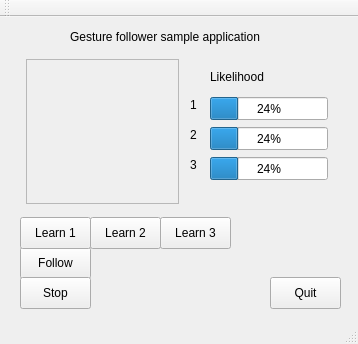
<?xml version="1.0" encoding="UTF-8"?>
<ui version="4.0">
 <class>MainWindow</class>
 <widget class="QMainWindow" name="MainWindow">
  <property name="geometry">
   <rect>
    <x>0</x>
    <y>0</y>
    <width>358</width>
    <height>344</height>
   </rect>
  </property>
  <property name="windowTitle">
   <string>MainWindow</string>
  </property>
  <widget class="QWidget" name="centralWidget">
   <widget class="QPushButton" name="learn2Button">
    <property name="geometry">
     <rect>
      <x>90</x>
      <y>200</y>
      <width>71</width>
      <height>32</height>
     </rect>
    </property>
    <property name="text">
     <string>Learn 2</string>
    </property>
   </widget>
   <widget class="QLabel" name="label_2">
    <property name="geometry">
     <rect>
      <x>190</x>
      <y>80</y>
      <width>16</width>
      <height>16</height>
     </rect>
    </property>
    <property name="text">
     <string>1</string>
    </property>
   </widget>
   <widget class="QPushButton" name="followButton">
    <property name="geometry">
     <rect>
      <x>20</x>
      <y>230</y>
      <width>71</width>
      <height>32</height>
     </rect>
    </property>
    <property name="text">
     <string>Follow</string>
    </property>
   </widget>
   <widget class="QLabel" name="label_4">
    <property name="geometry">
     <rect>
      <x>190</x>
      <y>140</y>
      <width>16</width>
      <height>16</height>
     </rect>
    </property>
    <property name="text">
     <string>3</string>
    </property>
   </widget>
   <widget class="QProgressBar" name="bar3">
    <property name="geometry">
     <rect>
      <x>210</x>
      <y>140</y>
      <width>118</width>
      <height>23</height>
     </rect>
    </property>
    <property name="value">
     <number>24</number>
    </property>
   </widget>
   <widget class="QPushButton" name="learn1Button">
    <property name="geometry">
     <rect>
      <x>20</x>
      <y>200</y>
      <width>71</width>
      <height>32</height>
     </rect>
    </property>
    <property name="text">
     <string>Learn 1</string>
    </property>
   </widget>
   <widget class="QLabel" name="label">
    <property name="geometry">
     <rect>
      <x>70</x>
      <y>10</y>
      <width>231</width>
      <height>20</height>
     </rect>
    </property>
    <property name="text">
     <string>Gesture follower sample application</string>
    </property>
   </widget>
   <widget class="QLabel" name="label_3">
    <property name="geometry">
     <rect>
      <x>190</x>
      <y>110</y>
      <width>16</width>
      <height>16</height>
     </rect>
    </property>
    <property name="text">
     <string>2</string>
    </property>
   </widget>
   <widget class="QProgressBar" name="bar1">
    <property name="geometry">
     <rect>
      <x>210</x>
      <y>80</y>
      <width>118</width>
      <height>23</height>
     </rect>
    </property>
    <property name="value">
     <number>24</number>
    </property>
   </widget>
   <widget class="QProgressBar" name="bar2">
    <property name="geometry">
     <rect>
      <x>210</x>
      <y>110</y>
      <width>118</width>
      <height>23</height>
     </rect>
    </property>
    <property name="value">
     <number>24</number>
    </property>
   </widget>
   <widget class="QPushButton" name="stopButton">
    <property name="geometry">
     <rect>
      <x>20</x>
      <y>260</y>
      <width>71</width>
      <height>32</height>
     </rect>
    </property>
    <property name="text">
     <string>Stop</string>
    </property>
   </widget>
   <widget class="QPushButton" name="learn3Button">
    <property name="geometry">
     <rect>
      <x>160</x>
      <y>200</y>
      <width>71</width>
      <height>32</height>
     </rect>
    </property>
    <property name="text">
     <string>Learn 3</string>
    </property>
    <property name="checkable">
     <bool>false</bool>
    </property>
   </widget>
   <widget class="QPushButton" name="quitButton">
    <property name="geometry">
     <rect>
      <x>270</x>
      <y>260</y>
      <width>71</width>
      <height>32</height>
     </rect>
    </property>
    <property name="text">
     <string>Quit</string>
    </property>
   </widget>
   <widget class="GDrawArea" name="frame">
    <property name="geometry">
     <rect>
      <x>26</x>
      <y>42</y>
      <width>153</width>
      <height>145</height>
     </rect>
    </property>
    <property name="frameShape">
     <enum>QFrame::StyledPanel</enum>
    </property>
    <property name="frameShadow">
     <enum>QFrame::Raised</enum>
    </property>
   </widget>
   <widget class="QLabel" name="label_5">
    <property name="geometry">
     <rect>
      <x>210</x>
      <y>50</y>
      <width>81</width>
      <height>20</height>
     </rect>
    </property>
    <property name="text">
     <string>Likelihood</string>
    </property>
   </widget>
   <widget class="QLabel" name="status">
    <property name="geometry">
     <rect>
      <x>102</x>
      <y>236</y>
      <width>62</width>
      <height>16</height>
     </rect>
    </property>
    <property name="text">
     <string/>
    </property>
   </widget>
  </widget>
  <widget class="QMenuBar" name="menuBar">
   <property name="geometry">
    <rect>
     <x>0</x>
     <y>0</y>
     <width>358</width>
     <height>22</height>
    </rect>
   </property>
  </widget>
  <widget class="QToolBar" name="mainToolBar">
   <attribute name="toolBarArea">
    <enum>TopToolBarArea</enum>
   </attribute>
   <attribute name="toolBarBreak">
    <bool>false</bool>
   </attribute>
  </widget>
  <widget class="QStatusBar" name="statusBar"/>
 </widget>
 <layoutdefault spacing="6" margin="11"/>
 <customwidgets>
  <customwidget>
   <class>GDrawArea</class>
   <extends>QFrame</extends>
   <header>gdrawarea.h</header>
   <container>1</container>
  </customwidget>
 </customwidgets>
 <resources/>
 <connections>
  <connection>
   <sender>quitButton</sender>
   <signal>clicked()</signal>
   <receiver>MainWindow</receiver>
   <slot>close()</slot>
   <hints>
    <hint type="sourcelabel">
     <x>305</x>
     <y>310</y>
    </hint>
    <hint type="destinationlabel">
     <x>180</x>
     <y>173</y>
    </hint>
   </hints>
  </connection>
 </connections>
</ui>
